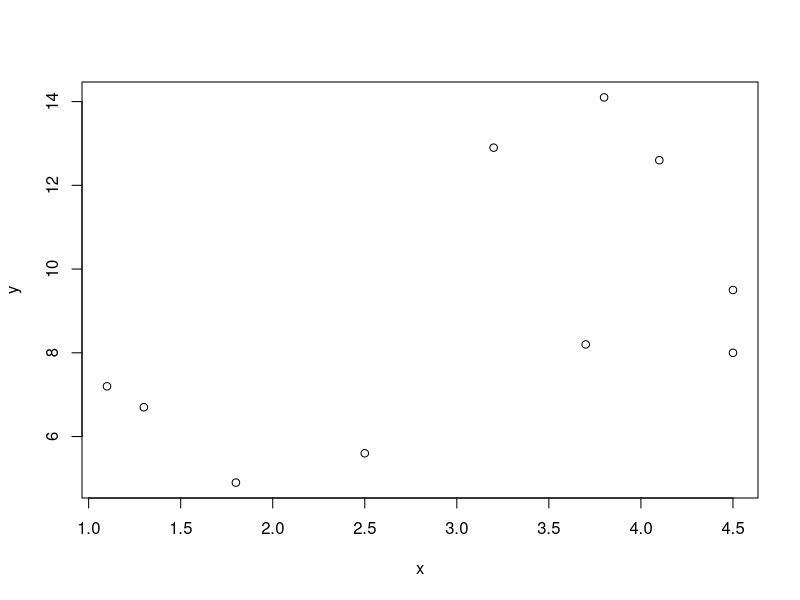
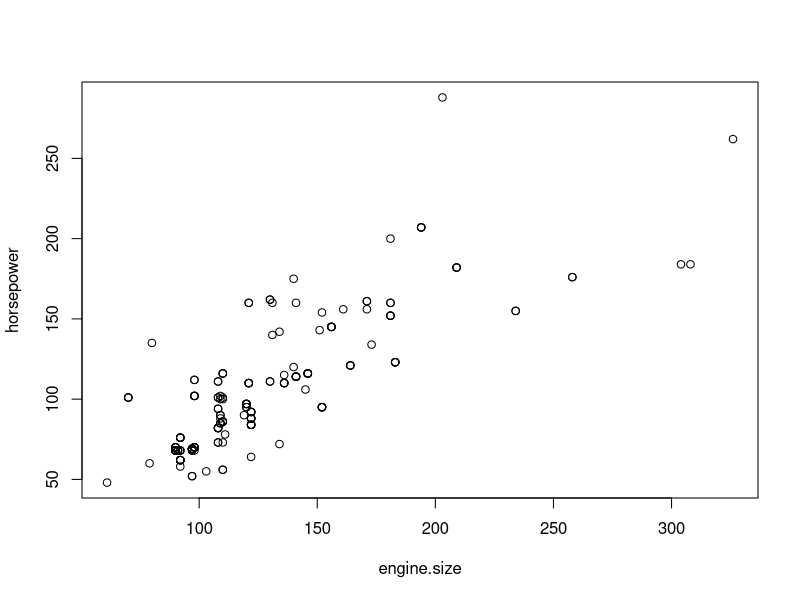
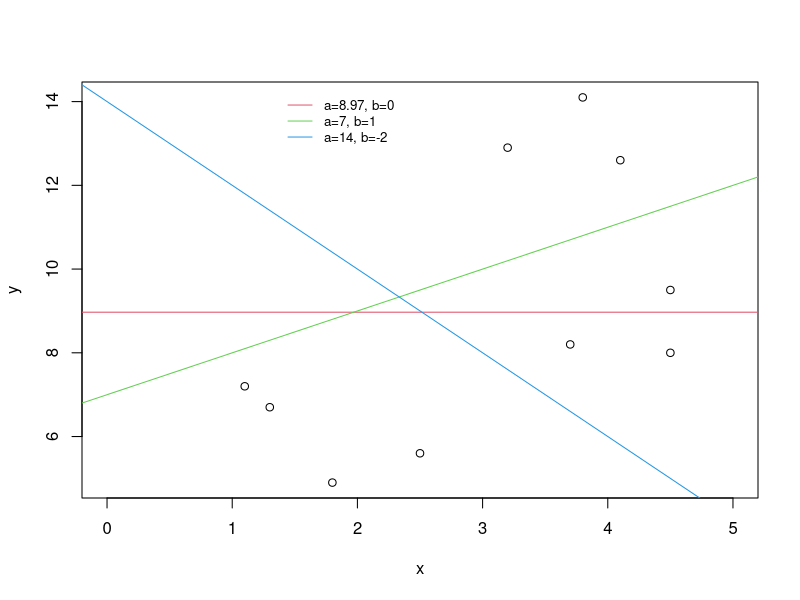
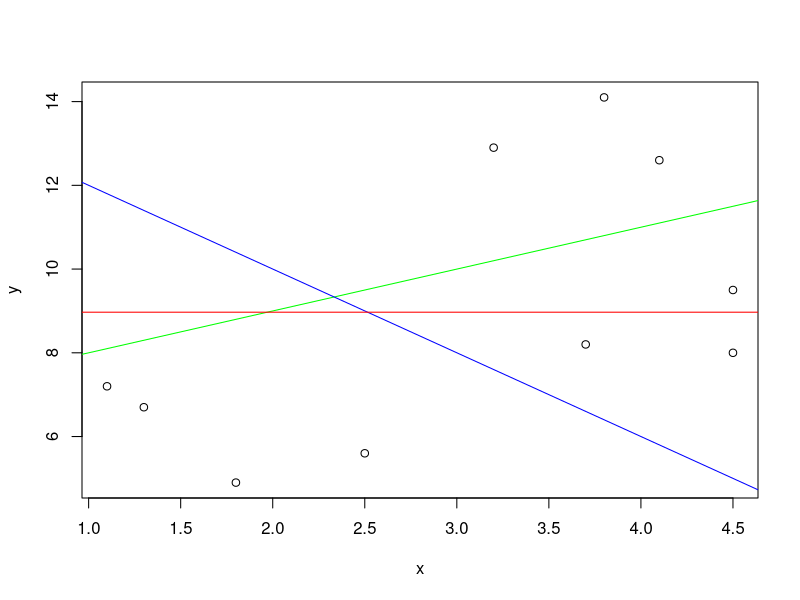
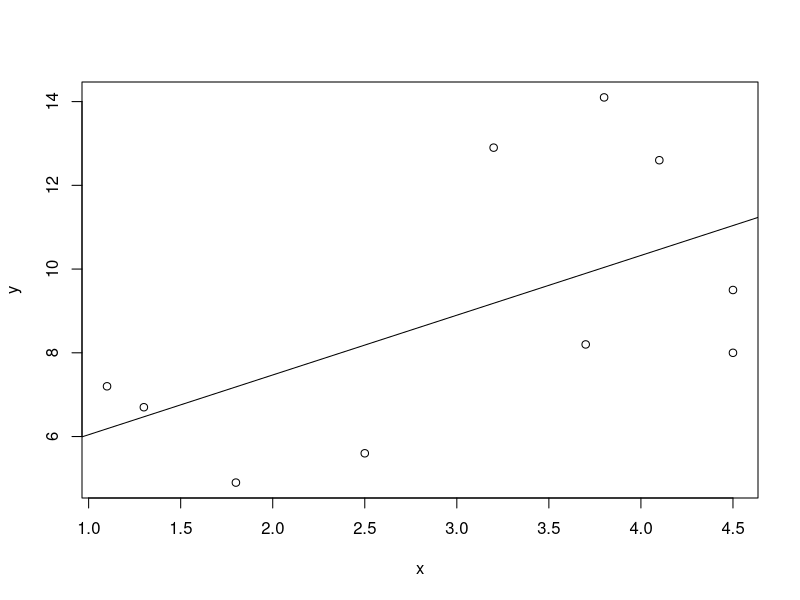
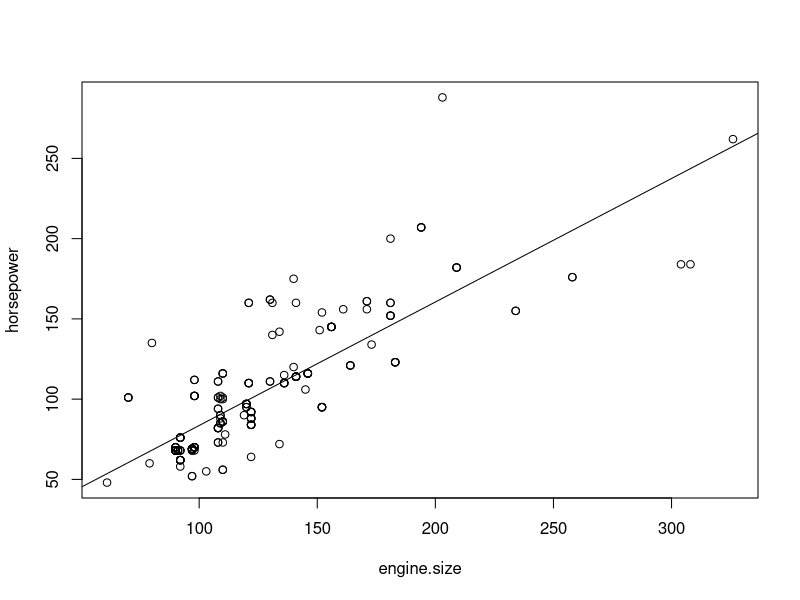
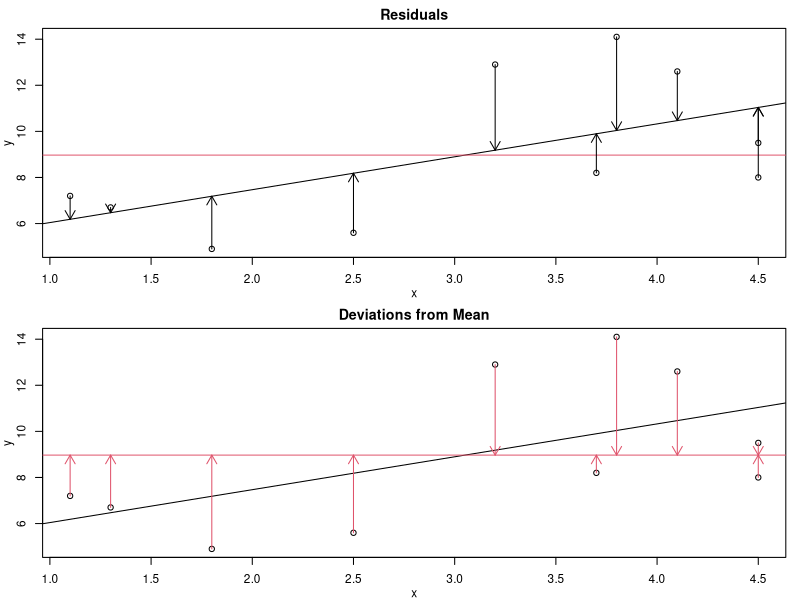
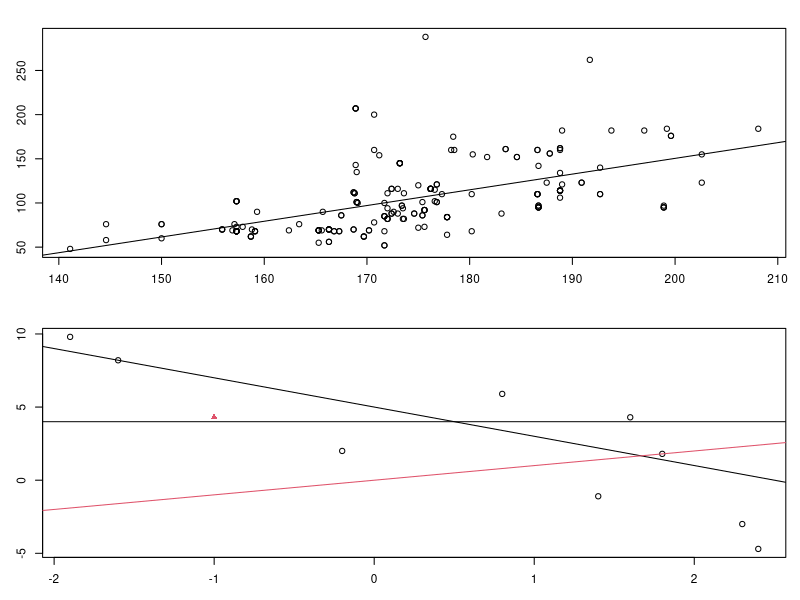

Write the R code that produced these figures, in order.
## ---- chunk 1
x <- c(4.5,3.7,1.8,1.3,3.2,3.8,2.5,4.5,4.1,1.1)
y <- c(9.5,8.2,4.9,6.7,12.9,14.1,5.6,8.0,12.6,7.2)
plot(y~x)
## ---- chunk 2
cars <- read.csv("_data/cars.csv")
plot(horsepower ~ engine.size, data=cars)
## ---- chunk 3
plot(y~x, xlim=c(0,5))
abline(8.97,0, col=2)
abline(7,1, col=3)
abline(14,-2, col=4)
legend(1.35,14.3,c("a=8.97, b=0","a=7, b=1","a=14, b=-2"), box.lty=0, lty=c(1,1,1), col=c(2,3,4), cex=.8)
## ---- chunk 4
plot(y~x)
abline(7,1,col="green")
abline(14,-2,col="blue")
abline(mean(y),0,col="red")
## ---- chunk 5
fit <- lm(y~x)
fit
## ---- chunk 6
plot(y~x)
abline(fit)
## ---- chunk 7
cov(y,x)
sum((y-mean(y))*(x-mean(x)))/9
## ---- chunk 8
b <- cov(x,y)/var(x)
a <- mean(y) - b*mean(x)
a
b
## ---- chunk 9
fit.power <- lm(horsepower ~ engine.size, data=cars)
fit.power
## ---- chunk 10
plot(horsepower ~ engine.size, data=cars)
abline(fit.power)
## ---- chunk 11
summary(fit.power)
## ---- chunk 12
confint(fit.power)
## ---- chunk 13
summary(fit)
## ---- chunk 14

x <- c(4.5,3.7,1.8,1.3,3.2,3.8,2.5,4.5,4.1,1.1)
y <- c(9.5,8.2,4.9,6.7,12.9,14.1,5.6,8.0,12.6,7.2)
fit = lm(y ~x)

par(mfrow=c(2,1), oma=c(0,0,0,0), mar=c(3,3,2,1),cex=.71)

plot(x,y, main="Residuals", ylab="", xlab="")
title(ylab="y", xlab="x", line=2)
abline(fit)
abline(mean(y),0,col=2)
arrows(x,y,x,predict(fit),length=.1)

plot(x,y, main="Deviations from Mean", ylab="", xlab="")
title(ylab="y", xlab="x", line=2)
abline(fit)
abline(mean(y),0,col=2)
arrows(x,y,x,rep(mean(y),10),length=.1,col=2)

## ---- chunk 15
residuals(fit)
## ---- chunk 16
sqrt(sum(residuals(fit)^2)/8)
## ---- chunk 17
1-var(residuals(fit))/var(y)
## ---- chunk 18
1-(sum(residuals(fit)^2)/8)/var(y)
## ---- chunk 19
summary(lm(horsepower ~ length, data=cars))
## ---- chunk 20
plot(horsepower ~ length, data=cars)
abline(lm(horsepower ~ length, data=cars))
## ---- chunk 21
x=c(2.3,-1.9,1.6,-1.6,0.8,-.2,2.4,1.8,1.4)
y=c(-3,9.8,4.3,8.2,5.9,2,-4.7,1.8,-1.1)
plot(x,y)
points(-1,4.3, pch=17,col=2)
abline(4,0)
abline(5,-2)
abline(0,1,col=2)
